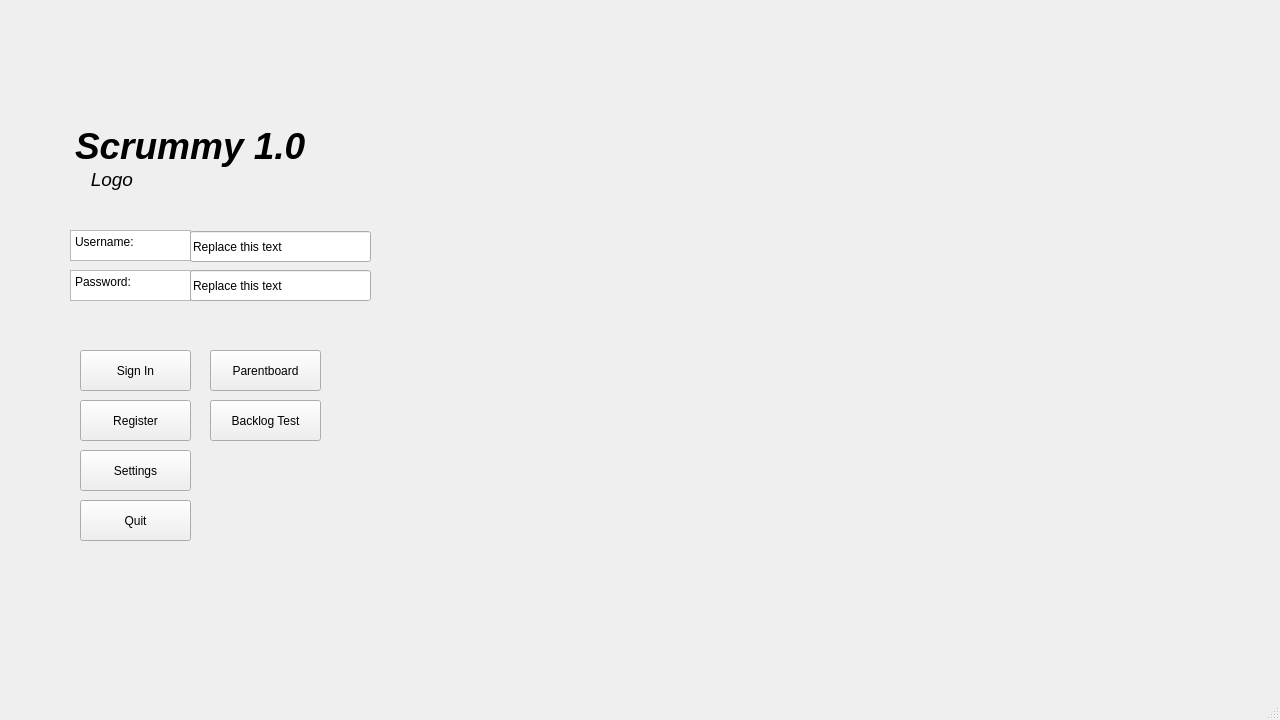
<?xml version="1.0" encoding="UTF-8"?>
<ui version="4.0">
 <class>MainWindow</class>
 <widget class="QMainWindow" name="MainWindow">
  <property name="geometry">
   <rect>
    <x>0</x>
    <y>0</y>
    <width>1280</width>
    <height>720</height>
   </rect>
  </property>
  <property name="minimumSize">
   <size>
    <width>1280</width>
    <height>720</height>
   </size>
  </property>
  <property name="maximumSize">
   <size>
    <width>1280</width>
    <height>720</height>
   </size>
  </property>
  <property name="windowTitle">
   <string>MainWindow</string>
  </property>
  <widget class="QWidget" name="centralwidget">
   <widget class="QLabel" name="bg_main">
    <property name="geometry">
     <rect>
      <x>-520</x>
      <y>-880</y>
      <width>2621</width>
      <height>1921</height>
     </rect>
    </property>
    <property name="styleSheet">
     <string notr="true">background-color: rgba(255, 255, 255, 0%)</string>
    </property>
    <property name="text">
     <string/>
    </property>
   </widget>
   <widget class="QTextBrowser" name="textBrowser_2">
    <property name="geometry">
     <rect>
      <x>70</x>
      <y>230</y>
      <width>121</width>
      <height>31</height>
     </rect>
    </property>
    <property name="html">
     <string>&lt;!DOCTYPE HTML PUBLIC &quot;-//W3C//DTD HTML 4.0//EN&quot; &quot;http://www.w3.org/TR/REC-html40/strict.dtd&quot;&gt;
&lt;html&gt;&lt;head&gt;&lt;meta name=&quot;qrichtext&quot; content=&quot;1&quot; /&gt;&lt;meta charset=&quot;utf-8&quot; /&gt;&lt;style type=&quot;text/css&quot;&gt;
p, li { white-space: pre-wrap; }
hr { height: 1px; border-width: 0; }
li.unchecked::marker { content: &quot;\2610&quot;; }
li.checked::marker { content: &quot;\2612&quot;; }
&lt;/style&gt;&lt;/head&gt;&lt;body style=&quot; font-family:'Segoe UI'; font-size:9pt; font-weight:400; font-style:normal;&quot;&gt;
&lt;p style=&quot; margin-top:0px; margin-bottom:0px; margin-left:0px; margin-right:0px; -qt-block-indent:0; text-indent:0px;&quot;&gt;Username:&lt;/p&gt;&lt;/body&gt;&lt;/html&gt;</string>
    </property>
   </widget>
   <widget class="QTextBrowser" name="textBrowser">
    <property name="geometry">
     <rect>
      <x>70</x>
      <y>120</y>
      <width>301</width>
      <height>90</height>
     </rect>
    </property>
    <property name="autoFillBackground">
     <bool>false</bool>
    </property>
    <property name="styleSheet">
     <string notr="true">background-color: rgba(255, 255, 255, 0%)</string>
    </property>
    <property name="html">
     <string>&lt;!DOCTYPE HTML PUBLIC &quot;-//W3C//DTD HTML 4.0//EN&quot; &quot;http://www.w3.org/TR/REC-html40/strict.dtd&quot;&gt;
&lt;html&gt;&lt;head&gt;&lt;meta name=&quot;qrichtext&quot; content=&quot;1&quot; /&gt;&lt;meta charset=&quot;utf-8&quot; /&gt;&lt;style type=&quot;text/css&quot;&gt;
p, li { white-space: pre-wrap; }
hr { height: 1px; border-width: 0; }
li.unchecked::marker { content: &quot;\2610&quot;; }
li.checked::marker { content: &quot;\2612&quot;; }
&lt;/style&gt;&lt;/head&gt;&lt;body style=&quot; font-family:'Segoe UI'; font-size:9pt; font-weight:400; font-style:normal;&quot;&gt;
&lt;p style=&quot; margin-top:0px; margin-bottom:0px; margin-left:0px; margin-right:0px; -qt-block-indent:0; text-indent:0px;&quot;&gt;&lt;span style=&quot; font-size:28pt; font-weight:700; font-style:italic; color:#000000;&quot;&gt;Scrummy 1.0&lt;/span&gt;&lt;/p&gt;
&lt;p style=&quot; margin-top:0px; margin-bottom:0px; margin-left:0px; margin-right:0px; -qt-block-indent:0; text-indent:0px;&quot;&gt;&lt;span style=&quot; font-size:14pt; font-style:italic; color:#000000;&quot;&gt;   Logo&lt;/span&gt;&lt;/p&gt;&lt;/body&gt;&lt;/html&gt;</string>
    </property>
   </widget>
   <widget class="QPushButton" name="quitButton">
    <property name="geometry">
     <rect>
      <x>80</x>
      <y>500</y>
      <width>111</width>
      <height>41</height>
     </rect>
    </property>
    <property name="text">
     <string>Quit</string>
    </property>
   </widget>
   <widget class="QPushButton" name="registerbutton_main">
    <property name="geometry">
     <rect>
      <x>80</x>
      <y>400</y>
      <width>111</width>
      <height>41</height>
     </rect>
    </property>
    <property name="text">
     <string>Register</string>
    </property>
   </widget>
   <widget class="QPushButton" name="pushButton">
    <property name="geometry">
     <rect>
      <x>80</x>
      <y>350</y>
      <width>111</width>
      <height>41</height>
     </rect>
    </property>
    <property name="text">
     <string>Sign In</string>
    </property>
   </widget>
   <widget class="QPushButton" name="settingsbutton_main">
    <property name="geometry">
     <rect>
      <x>80</x>
      <y>450</y>
      <width>111</width>
      <height>41</height>
     </rect>
    </property>
    <property name="text">
     <string>Settings</string>
    </property>
   </widget>
   <widget class="QTextBrowser" name="textBrowser_3">
    <property name="geometry">
     <rect>
      <x>70</x>
      <y>270</y>
      <width>121</width>
      <height>31</height>
     </rect>
    </property>
    <property name="html">
     <string>&lt;!DOCTYPE HTML PUBLIC &quot;-//W3C//DTD HTML 4.0//EN&quot; &quot;http://www.w3.org/TR/REC-html40/strict.dtd&quot;&gt;
&lt;html&gt;&lt;head&gt;&lt;meta name=&quot;qrichtext&quot; content=&quot;1&quot; /&gt;&lt;meta charset=&quot;utf-8&quot; /&gt;&lt;style type=&quot;text/css&quot;&gt;
p, li { white-space: pre-wrap; }
hr { height: 1px; border-width: 0; }
li.unchecked::marker { content: &quot;\2610&quot;; }
li.checked::marker { content: &quot;\2612&quot;; }
&lt;/style&gt;&lt;/head&gt;&lt;body style=&quot; font-family:'Segoe UI'; font-size:9pt; font-weight:400; font-style:normal;&quot;&gt;
&lt;p style=&quot; margin-top:0px; margin-bottom:0px; margin-left:0px; margin-right:0px; -qt-block-indent:0; text-indent:0px;&quot;&gt;Password:&lt;/p&gt;&lt;/body&gt;&lt;/html&gt;</string>
    </property>
   </widget>
   <widget class="QLineEdit" name="lineEdit">
    <property name="geometry">
     <rect>
      <x>190</x>
      <y>231</y>
      <width>181</width>
      <height>31</height>
     </rect>
    </property>
    <property name="text">
     <string>Replace this text</string>
    </property>
   </widget>
   <widget class="QLineEdit" name="lineEdit_2">
    <property name="geometry">
     <rect>
      <x>190</x>
      <y>270</y>
      <width>181</width>
      <height>31</height>
     </rect>
    </property>
    <property name="text">
     <string>Replace this text</string>
    </property>
   </widget>
   <widget class="QPushButton" name="parentboardButton">
    <property name="geometry">
     <rect>
      <x>210</x>
      <y>350</y>
      <width>111</width>
      <height>41</height>
     </rect>
    </property>
    <property name="text">
     <string>Parentboard</string>
    </property>
   </widget>
   <widget class="QPushButton" name="backlog_test">
    <property name="geometry">
     <rect>
      <x>210</x>
      <y>400</y>
      <width>111</width>
      <height>41</height>
     </rect>
    </property>
    <property name="text">
     <string>Backlog Test</string>
    </property>
   </widget>
  </widget>
  <widget class="QMenuBar" name="menubar">
   <property name="geometry">
    <rect>
     <x>0</x>
     <y>0</y>
     <width>1280</width>
     <height>22</height>
    </rect>
   </property>
  </widget>
  <widget class="QStatusBar" name="statusbar"/>
 </widget>
 <resources/>
 <connections/>
</ui>
